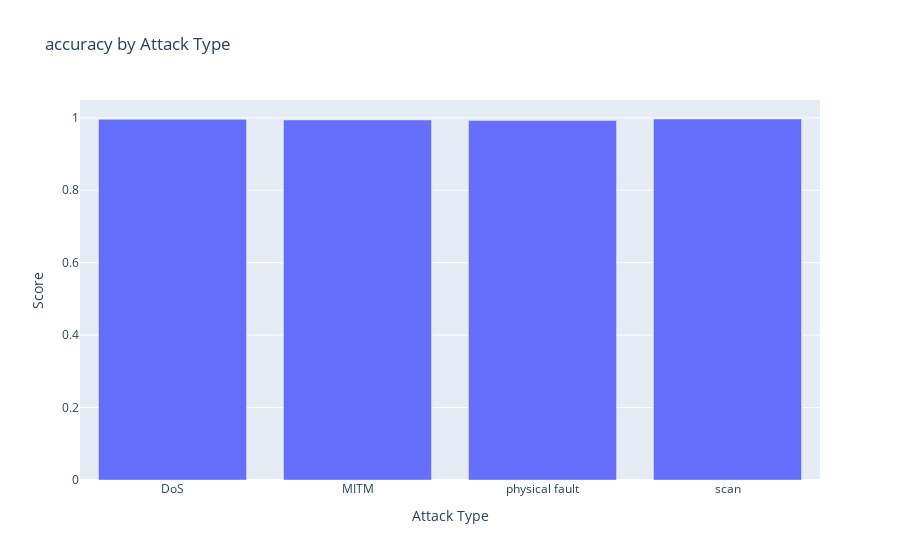
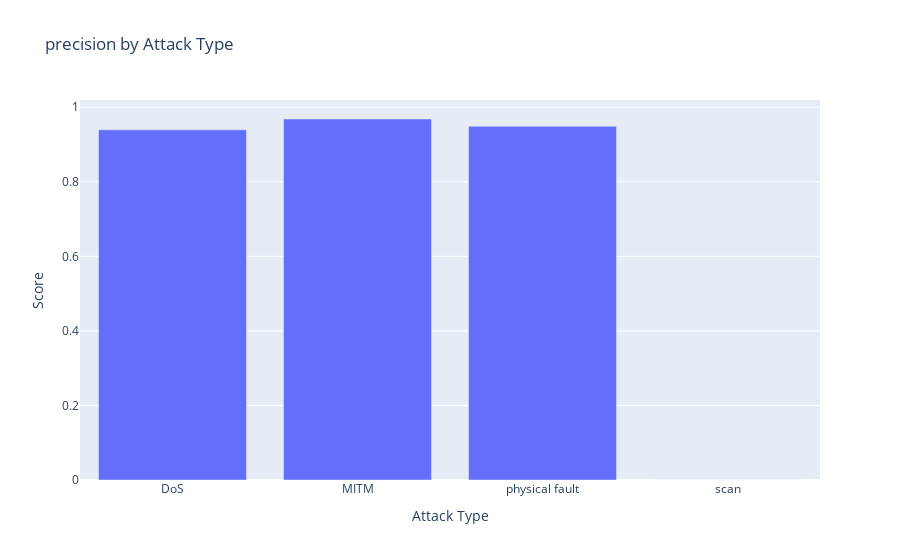
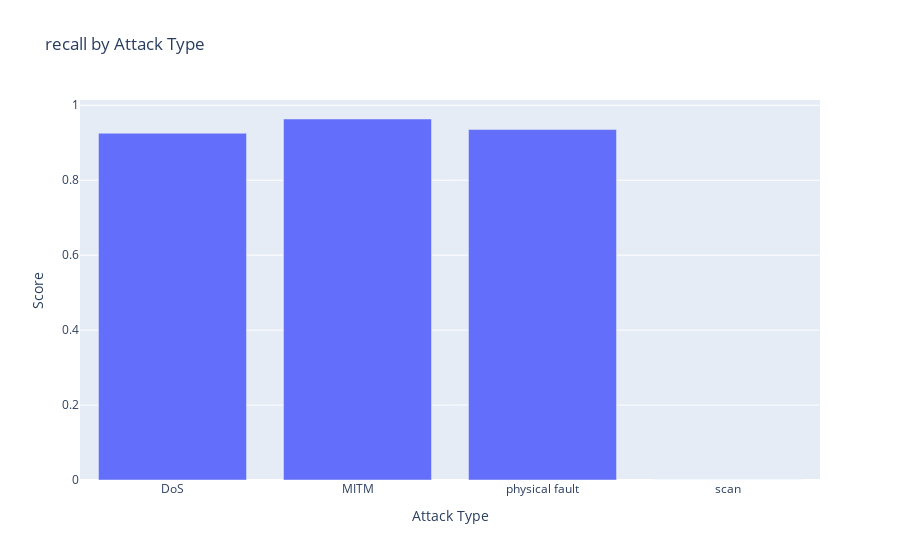
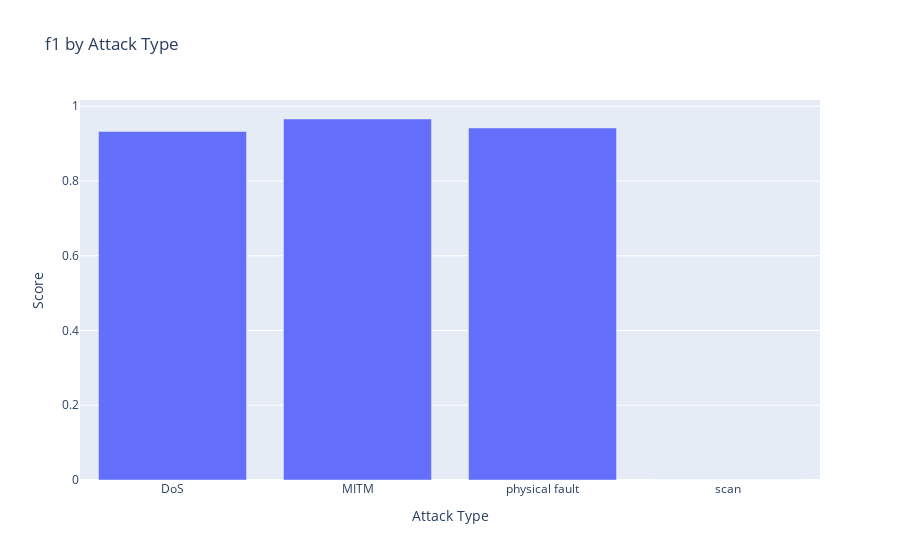

Source (notebook cell) for these figures, in order:
### Markdown cell above
## Visualisation des résultats de classification multi-classes

### Code cell
def plot_attack_metrics(metric_name):
    attacks = list(multiclass_results.keys())
    values = [results[metric_name] for results in multiclass_results.values()]
    
    fig = go.Figure(data=[go.Bar(x=attacks, y=values)])
    
    fig.update_layout(
        title=f'{metric_name} by Attack Type',
        yaxis_title='Score',
        xaxis_title='Attack Type'
    )
    return fig

# Plot key metrics
metrics_to_plot = ['accuracy', 'precision', 'recall', 'f1']
for metric in metrics_to_plot:
    plot_attack_metrics(metric).show()

### Figure 1 — Plotly figure (JSON) as saved in the notebook; plotly's stock layout.template omitted (floating-point values rounded to 4 significant figures)
{"data": [{"type": "bar", "x": ["DoS", "MITM", "physical fault", "scan"], "y": [0.9959, 0.9941, 0.9927, 0.9968]}], "layout": {"title": {"text": "accuracy by Attack Type"}, "xaxis": {"title": {"text": "Attack Type"}}, "yaxis": {"title": {"text": "Score"}}}}

### Figure 2 — Plotly figure (JSON) as saved in the notebook; plotly's stock layout.template omitted (floating-point values rounded to 4 significant figures)
{"data": [{"type": "bar", "x": ["DoS", "MITM", "physical fault", "scan"], "y": [0.9394, 0.9684, 0.9489, 0]}], "layout": {"title": {"text": "precision by Attack Type"}, "xaxis": {"title": {"text": "Attack Type"}}, "yaxis": {"title": {"text": "Score"}}}}

### Figure 3 — Plotly figure (JSON) as saved in the notebook; plotly's stock layout.template omitted (floating-point values rounded to 4 significant figures)
{"data": [{"type": "bar", "x": ["DoS", "MITM", "physical fault", "scan"], "y": [0.9254, 0.9634, 0.9353, 0]}], "layout": {"title": {"text": "recall by Attack Type"}, "xaxis": {"title": {"text": "Attack Type"}}, "yaxis": {"title": {"text": "Score"}}}}

### Figure 4 — Plotly figure (JSON) as saved in the notebook; plotly's stock layout.template omitted (floating-point values rounded to 4 significant figures)
{"data": [{"type": "bar", "x": ["DoS", "MITM", "physical fault", "scan"], "y": [0.9323, 0.9659, 0.942, 0]}], "layout": {"title": {"text": "f1 by Attack Type"}, "xaxis": {"title": {"text": "Attack Type"}}, "yaxis": {"title": {"text": "Score"}}}}
